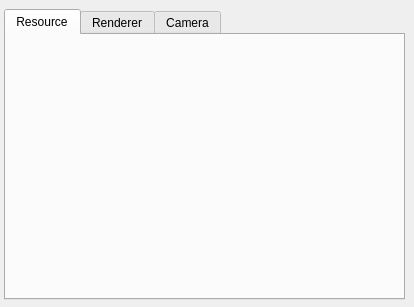
<?xml version="1.0" encoding="UTF-8"?>
<ui version="4.0">
 <class>RightPanel</class>
 <widget class="QWidget" name="RightPanel">
  <property name="geometry">
   <rect>
    <x>0</x>
    <y>0</y>
    <width>414</width>
    <height>307</height>
   </rect>
  </property>
  <property name="windowTitle">
   <string>Form</string>
  </property>
  <widget class="QTabWidget" name="right_tab">
   <property name="geometry">
    <rect>
     <x>4</x>
     <y>9</y>
     <width>401</width>
     <height>291</height>
    </rect>
   </property>
   <property name="currentIndex">
    <number>0</number>
   </property>
   <widget class="QWidget" name="resource_tab">
    <attribute name="title">
     <string>Resource</string>
    </attribute>
   </widget>
   <widget class="QWidget" name="renderer_tab">
    <attribute name="title">
     <string>Renderer</string>
    </attribute>
   </widget>
   <widget class="QWidget" name="camera_tab">
    <attribute name="title">
     <string>Camera</string>
    </attribute>
   </widget>
  </widget>
 </widget>
 <resources/>
 <connections/>
</ui>
